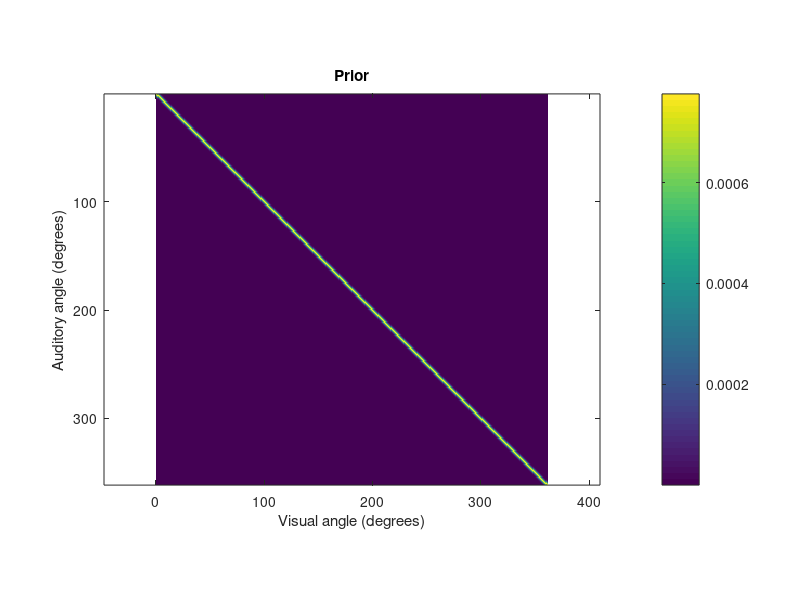
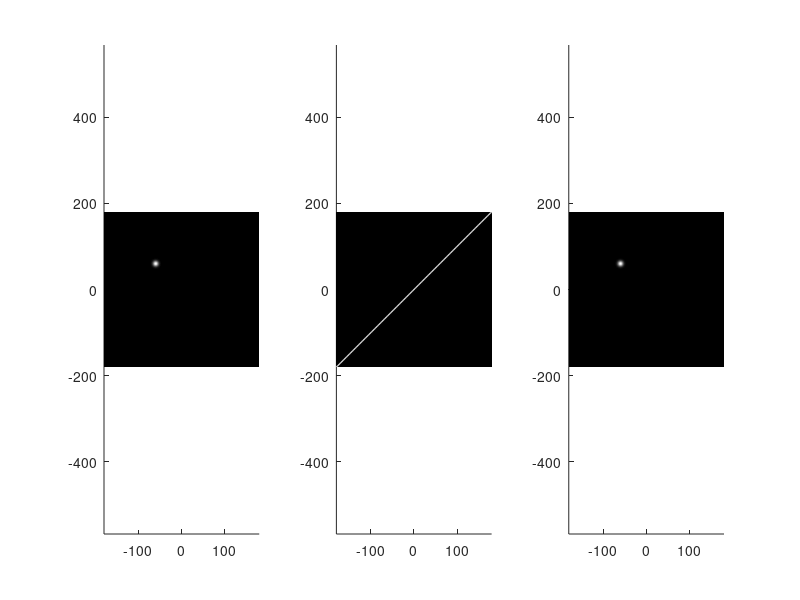
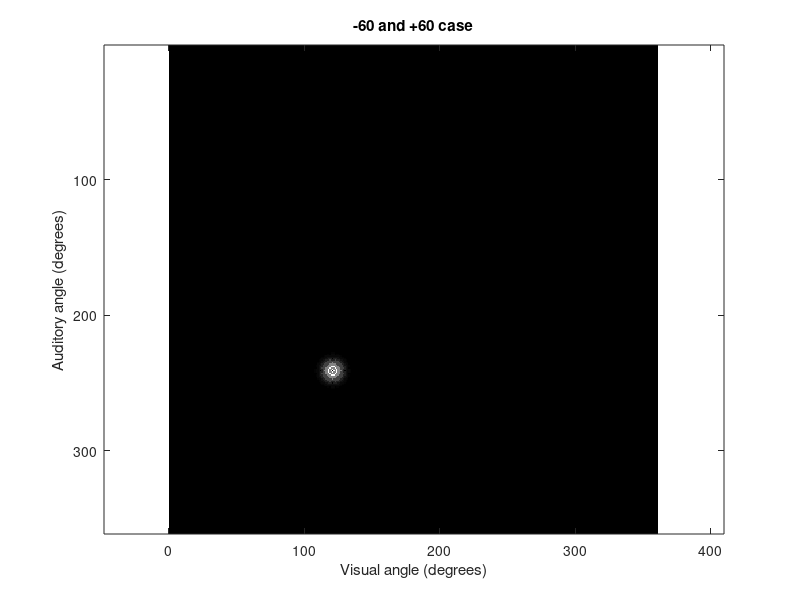

Source code (MATLAB) for these figures, in order:
%lab3 - Implementation of grid sampling Multisensory Integration
%   Used in MBM 2022/2023 to demonstrate scripting for workshop 3
%   Will be distributed through Canvas
%   Students will rename the script, adding their ID to the name
%
%   Description:
%       lab3
%
%   Other m-files required: none
%   MAT-files required: none
%

%   Author: Max Di Luca
%   email: m.diluca@bham.ac.uk
%   Date: 22/02/2023
%
%   Last revision: $1/4/23, Darshan, Updated the values of w,p_sigma and
%   added plots for the bivariate likelihood distributions

%% Remember to add your comments

clear all
clc
clf

%% Univariate case

angles=-180:1:180;


%% Put the values specified in the lab
% Initializing the reliability and direction values for the audio and
% visual stimuli
reliabilityAudio=0.05;
directionAudio=-60;

reliabilityVision=0.05;
directionVision=60;

% Calculating the standard deviation of the Gaussian distribution for the
% auditory signal using the given reliability value 
sigmaAudio=sqrt(1/reliabilityAudio);
likelihoodAudio=normpdf(angles,directionAudio,sigmaAudio);
% Likelihood values are normalized to ensure they integrate to 1
likelihoodAudio=likelihoodAudio/sum(likelihoodAudio);

% Calculating the same with respect to the visual signal and normaling it
sigmaVision=sqrt(1/reliabilityVision);
likelihoodVision=normpdf(angles,directionVision,sigmaVision);
likelihoodVision=likelihoodVision/sum(likelihoodVision);

%%
% Calculating the posterior distribution by multiplying the audio and
% visual liklihood functions and normalizing it
posterior=likelihoodVision.*likelihoodAudio;
posterior=posterior/sum(posterior);


%%
% Plotting the liklihood functions for the audio and visual signals in red
% and blue  and the posterior distribution in green
figure(1)
clf
plot(angles,likelihoodAudio,'r')
hold on
plot(angles,likelihoodVision,'b')
plot(angles,posterior,'g')
legend({'Audio likelihood','Visual Liklihood','posterior'})
xlabel('Angles in degrees')
ylabel('Probability Density')
title('Multisensory Integration')

%%
% Calculating the mean of both likelihood functions and the posterior
% distribution
meanLikelihoodAudio=sum(likelihoodAudio.*angles);
meanLikelihoodVision=sum(likelihoodVision.*angles);
meanPosterior=sum(posterior.*angles);

% Calculating the variance of both likelihood functions and the posterior
% distribution
variancelikelihoodAudio=sum(likelihoodAudio.*(angles-meanLikelihoodAudio).^2)
variancelikelihoodVision=sum(likelihoodVision.*(angles-meanLikelihoodVision).^2)
variancePosterior=sum(posterior.*(angles-meanPosterior).^2)

% Determining the values of the mean and reliability correspond to what we can predict analytically from MLE
meanPosteriorPred=(meanLikelihoodAudio+meanLikelihoodVision) / (reliabilityAudio+reliabilityVision)
variancePosteriorPred=1/(reliabilityAudio+reliabilityVision)

%% Bivariate case
% Initializing a 2-dimensional grid mesh ranging from -180 to 180 degrees
[angles_a,angles_v]=meshgrid(-180:1:180, -180:1:180);


%% Put the correct values here
% Initializing the values of w and sigma_p
w=0.0001;
sigma_p=1;


%%
% Generating a 2D image of the prior where the x-axis corresponds to visual angles and the y-axis corresponds to auditory angles. The color of each pixel indicates the probability density of the corresponding pair of angles.
prior = w+exp( - 1/4 * (angles_a.^2 - 2*angles_a.*angles_v + angles_v.^2) /sigma_p^2) ;
prior=prior/sum(sum(prior));

% Display the prior
figure(1)
clf
imagesc(prior)
axis equal tight
colorbar
title('Prior')
xlabel('Visual angle (degrees)')
ylabel('Auditory angle (degrees)')

%%
% Estimating the bivariate likelihood distributions
bivariateLikelihood=exp( - 1/2 *((angles_a-directionAudio).^2/sigmaAudio^2 +...
 (angles_v-directionVision).^2/sigmaVision^2 )) ;
bivariateLikelihood=bivariateLikelihood/sum(sum(bivariateLikelihood));


%%

posteriorBivariate=prior.*bivariateLikelihood;
posteriorBivariate=posteriorBivariate/sum(sum(posteriorBivariate));



%% plotting the three distributions as done in class
% Plotting the distributions of bivariate likelihood

figure(2)
clf
graphMultiplier=10000;


subplot(1,3,1)
surface(angles_a,angles_v,bivariateLikelihood*graphMultiplier)
shading interp 
colormap gray
axis equal tight 

subplot(1,3,2)
surface(angles_a,angles_v,prior*graphMultiplier)
shading interp 
colormap gray
axis equal tight 


subplot(1,3,3)
surface(angles_a,angles_v,posteriorBivariate*graphMultiplier)
shading interp 
colormap gray
axis equal tight 


% Plotting the posterior bivariate for the two cases
figure(3)
clf
imagesc(posteriorBivariate-bivariateLikelihood)
axis equal tight
colormap gray
title('-60 and +60 case')
xlabel('Visual angle (degrees)')
ylabel('Auditory angle (degrees)')